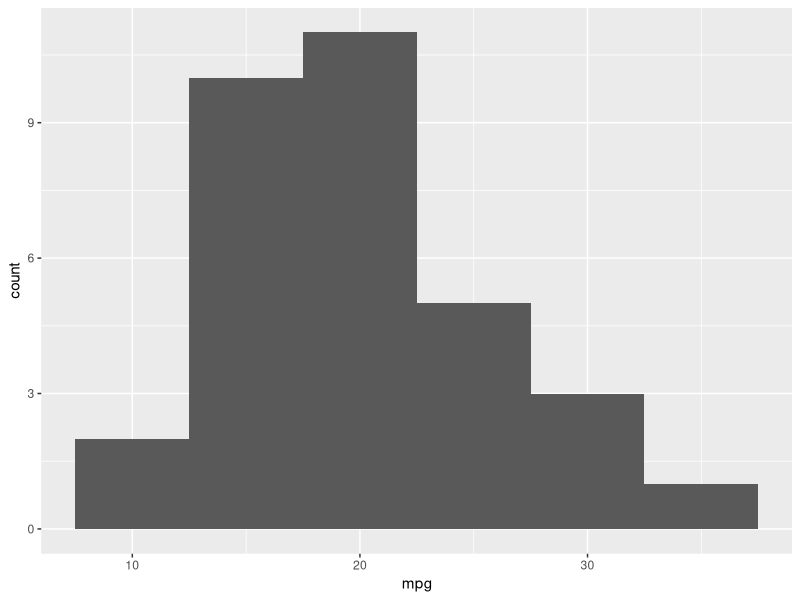

Recreate this plot in R.
## ---- chunk 1
library(ggplot2)
knitr::include_graphics(path = "https://i.imgur.com/a2cAR5X.jpg")
## ---- chunk 2
ggplot(mtcars,aes(x=mpg)) + geom_histogram(binwidth=5)
## ---- chunk 3
#cat("## Hey look, a heading!
123
#lorem ipsum dolor emet...")
